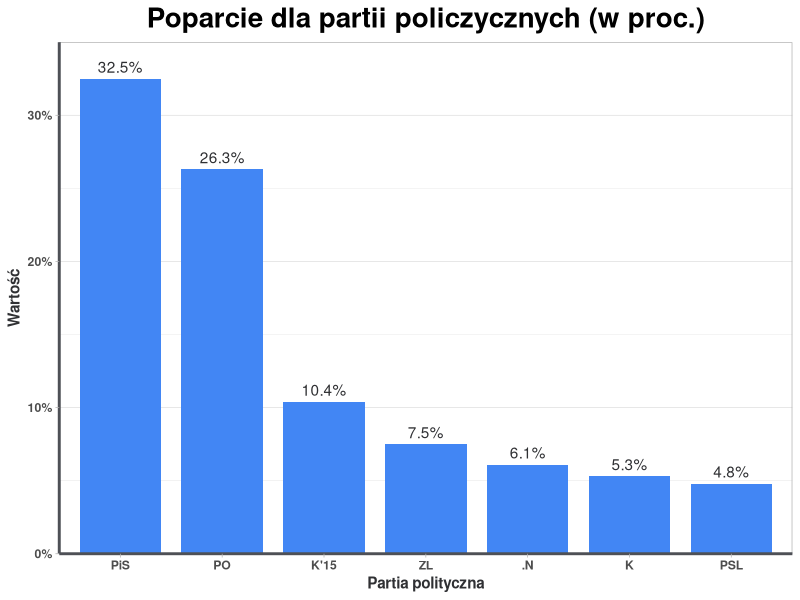

Write R code to recreate this figure.
## ---- chunk 1
library("ggplot2")
## ---- chunk 2
values <- c(0.325, 0.263, 0.104, 0.075, 0.061, 0.053, 0.048)
names <- c("PiS", "PO", "K'15", "ZL", ".N", "K", "PSL")
data <- data.frame("Values" <- values, "Names" <- names)

ggplot(data = data, aes(x = reorder(names, -values), y = values)) +
  geom_bar(stat = "identity", width = 0.8, fill = "#4286f4") +
  theme_light() +
  scale_y_continuous(labels = scales::percent, limits = c(0, 0.35), expand = c(0,0)) +
  geom_text(aes(label = scales::percent(values)), color = "#2f3033", vjust = -0.5) + 
  ggtitle("Poparcie dla partii policzycznych (w proc.)") +
  theme(plot.title = element_text(size = 20, face = "bold", hjust = 0.5),
        panel.grid.major.x = element_blank(),
        axis.text = element_text(face = "bold"),
        axis.line = element_line(color = "#4e5056", size = 1),
        axis.title = element_text(color = "#2f3033", face = "bold")) +
  labs(x = "Partia polityczna", y = "Wartość") 
